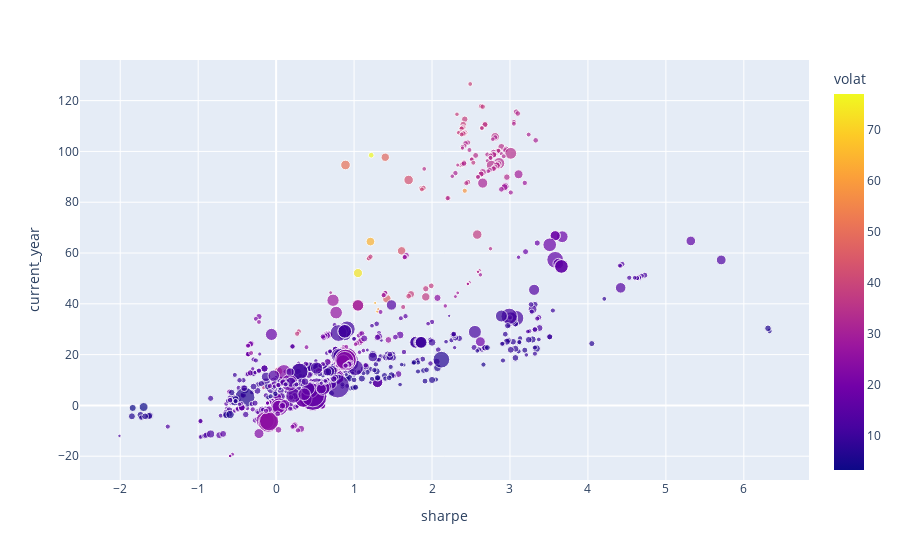

Here is the notebook cell this chart was saved with:
### Code cell
px.scatter(df_results, x="sharpe", y="current_year", hover_data=["name", "isin"], color="volat", size="costs_inv")

### Figure 1 — Plotly figure (JSON) as saved in the notebook; plotly's stock layout.template omitted (floating-point values rounded to 4 significant figures; data arrays with more than 128 entries replaced by an {"elided": "..."} marker saying what was removed)
{"data": [{"customdata": {"elided": "905x2 str values"}, "hovertemplate": "sharpe=%{x}<br>current_year=%{y}<br>costs_inv=%{marker.size}<br>name=%{customdata[0]}<br>isin=%{customdata[1]}<br>volat=%{marker.color}<extra></extra>", "legendgroup": "", "marker": {"color": {"elided": "905 float values"}, "coloraxis": "coloraxis", "size": {"elided": "905 float values"}, "sizemode": "area", "sizeref": 0.03571, "symbol": "circle"}, "mode": "markers", "name": "", "orientation": "v", "showlegend": false, "type": "scatter", "x": {"elided": "905 float values"}, "xaxis": "x", "y": {"elided": "905 float values"}, "yaxis": "y"}], "layout": {"coloraxis": {"colorbar": {"title": {"text": "volat"}}, "colorscale": [[0, "#0d0887"], [0.1111, "#46039f"], [0.2222, "#7201a8"], [0.3333, "#9c179e"], [0.4444, "#bd3786"], [0.5556, "#d8576b"], [0.6667, "#ed7953"], [0.7778, "#fb9f3a"], [0.8889, "#fdca26"], [1, "#f0f921"]]}, "legend": {"itemsizing": "constant", "tracegroupgap": 0}, "margin": {"t": 60}, "xaxis": {"anchor": "y", "domain": [0, 1], "title": {"text": "sharpe"}}, "yaxis": {"anchor": "x", "domain": [0, 1], "title": {"text": "current_year"}}}}
